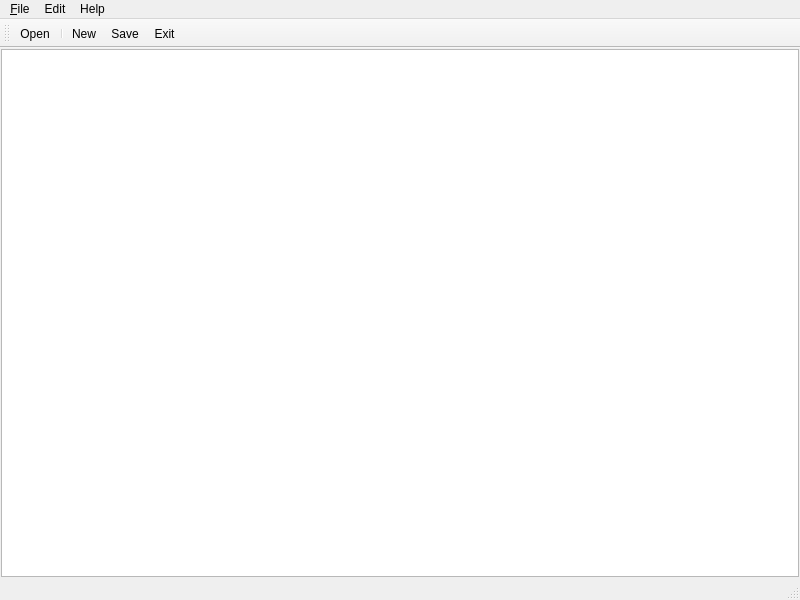
<?xml version="1.0" encoding="UTF-8"?>
<ui version="4.0">
 <class>MainWindow</class>
 <widget class="QMainWindow" name="MainWindow">
  <property name="geometry">
   <rect>
    <x>0</x>
    <y>0</y>
    <width>800</width>
    <height>600</height>
   </rect>
  </property>
  <property name="windowTitle">
   <string>Sample Editor</string>
  </property>
  <widget class="QWidget" name="centralwidget">
   <layout class="QVBoxLayout" name="verticalLayout">
    <property name="leftMargin">
     <number>1</number>
    </property>
    <property name="topMargin">
     <number>1</number>
    </property>
    <property name="rightMargin">
     <number>1</number>
    </property>
    <property name="bottomMargin">
     <number>1</number>
    </property>
    <item>
     <widget class="QTextEdit" name="textEdit"/>
    </item>
   </layout>
  </widget>
  <widget class="QStatusBar" name="statusbar"/>
  <widget class="QMenuBar" name="menubar">
   <property name="geometry">
    <rect>
     <x>0</x>
     <y>0</y>
     <width>800</width>
     <height>26</height>
    </rect>
   </property>
   <widget class="QMenu" name="menu_File">
    <property name="title">
     <string>&amp;File</string>
    </property>
    <addaction name="action_New"/>
    <addaction name="action_Open"/>
    <addaction name="actionOpen_Recent"/>
    <addaction name="separator"/>
    <addaction name="action_Save"/>
    <addaction name="action_Exit"/>
   </widget>
   <widget class="QMenu" name="menuEdit">
    <property name="title">
     <string>Edit</string>
    </property>
    <addaction name="actionCopy"/>
    <addaction name="actionPaste"/>
    <addaction name="actionCut"/>
    <addaction name="actionFind_and_Replace"/>
   </widget>
   <widget class="QMenu" name="menuHelp">
    <property name="title">
     <string>Help</string>
    </property>
    <addaction name="actionAbout"/>
   </widget>
   <addaction name="menu_File"/>
   <addaction name="menuEdit"/>
   <addaction name="menuHelp"/>
  </widget>
  <widget class="QToolBar" name="toolBar">
   <property name="windowTitle">
    <string>toolBar</string>
   </property>
   <attribute name="toolBarArea">
    <enum>TopToolBarArea</enum>
   </attribute>
   <attribute name="toolBarBreak">
    <bool>false</bool>
   </attribute>
   <addaction name="action_Open"/>
   <addaction name="separator"/>
   <addaction name="action_New"/>
   <addaction name="action_Save"/>
   <addaction name="action_Exit"/>
  </widget>
  <action name="action_New">
   <property name="icon">
    <iconset>
     <normaloff>resources/new.png</normaloff>resources/new.png</iconset>
   </property>
   <property name="text">
    <string>&amp;New</string>
   </property>
   <property name="shortcut">
    <string>Ctrl+N</string>
   </property>
  </action>
  <action name="action_Open">
   <property name="icon">
    <iconset>
     <normaloff>resources/open.png</normaloff>resources/open.png</iconset>
   </property>
   <property name="text">
    <string>&amp;Open</string>
   </property>
   <property name="shortcut">
    <string>Ctrl+O</string>
   </property>
  </action>
  <action name="actionOpen_Recent">
   <property name="text">
    <string>Open &amp;Recent</string>
   </property>
  </action>
  <action name="action_Save">
   <property name="icon">
    <iconset>
     <normaloff>resources/save.ico</normaloff>resources/save.ico</iconset>
   </property>
   <property name="text">
    <string>&amp;Save</string>
   </property>
   <property name="shortcut">
    <string>Ctrl+S</string>
   </property>
  </action>
  <action name="action_Exit">
   <property name="text">
    <string>&amp;Exit</string>
   </property>
  </action>
  <action name="actionCopy">
   <property name="text">
    <string>Copy</string>
   </property>
  </action>
  <action name="actionPaste">
   <property name="text">
    <string>Paste</string>
   </property>
  </action>
  <action name="actionCut">
   <property name="text">
    <string>Cut</string>
   </property>
  </action>
  <action name="actionFind_and_Replace">
   <property name="text">
    <string>Find and Replace</string>
   </property>
  </action>
  <action name="actionAbout">
   <property name="text">
    <string>About</string>
   </property>
  </action>
 </widget>
 <resources/>
 <connections/>
</ui>
